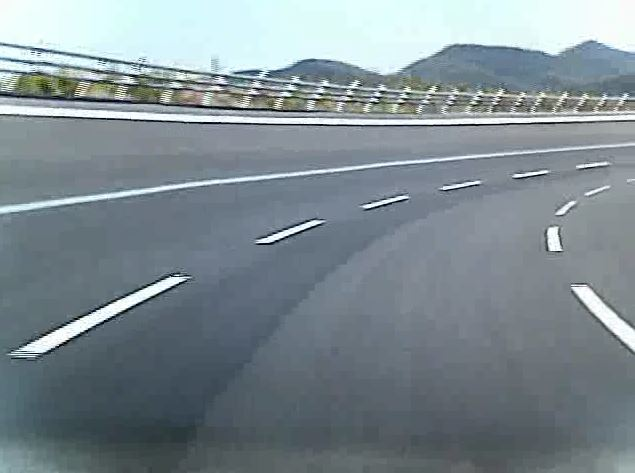
//> input picture 1.jpg, 635 x 473 px, given in place of curve.AVI, which was not available
$ ./curvedRoad   (built with g++ and OpenCV 4)
//> lines starting //> are read from the running program, lines starting //| are printed output that depends on the picture; after the words box and inside, x2 and y2 are one past the last pixel; in counts of white or black regions, pixels touching at a corner belong together; pictures that were not available may be replaced by others from this repository, and a replacement may not be noted
#include "opencv2/opencv.hpp"
#include <cmath>
#include "opencv/cv.hpp"
#include "opencv/highgui.h"
#include <iostream>
#include <algorithm>
#include <stdio.h>
#include <queue>

using namespace std;
using namespace cv;

int interest_y = 300;  // mono.avi = 168  // school = 270
int interest_x = 0;

void findandDrawContour(Mat& roi, char* windowName, int type);
Mat preprocess(Mat& frame);
void getMinMax(Mat& roi, double& min, double& max);

Mat preprocess(Mat& frame) {
	Mat contourCanny, matForContour;

	char contourWindow[20] = "Contour";

	int width = frame.cols; //width of ROI
	int height = frame.rows - interest_y; //height of ROI
	int subROIHeight = height / 16;  // Calculate the height of sub_ROIs

	matForContour = frame.clone();

	//VP standard
	circle(frame, Point(frame.cols / 2, frame.rows / 4), 5, Scalar(0, 0, 0), 3, LINE_AA);

	// Setting ROIs
	Point rec3_4_point(interest_x, interest_y + subROIHeight * 3);
	Rect rec3_4(rec3_4_point, Size(width, subROIHeight * 13));

	Mat grayFrame, afterInRange, afterCanny;
	double min, max;

	cvtColor(frame, grayFrame, COLOR_BGR2GRAY);
	GaussianBlur(grayFrame, grayFrame, Size(3, 3), 3);

	Mat roi(grayFrame, rec3_4);

	/***************** inragne ********************/
	getMinMax(roi, min, max);
	inRange(roi, min, max, afterInRange);
	Canny(afterInRange, afterCanny, 150, 250);

	dilate(afterCanny, afterCanny, Mat(), Point(-1, -1), 8);
	erode(afterCanny, afterCanny, Mat(), Point(-1, -1), 8);
	dilate(afterCanny, afterCanny, Mat(), Point(-1, -1), 8);
	erode(afterCanny, afterCanny, Mat(), Point(-1, -1), 8);

	imshow("afterInrangeAndCanny", afterCanny);

	/********************************************/
	/***************** Canny ********************/

	Canny(matForContour(rec3_4), contourCanny, 100, 200);

	dilate(contourCanny, contourCanny, Mat(), Point(-1, -1), 5);
	erode(contourCanny, contourCanny, Mat(), Point(-1, -1), 5);
	dilate(contourCanny, contourCanny, Mat(), Point(-1, -1), 5);
	erode(contourCanny, contourCanny, Mat(), Point(-1, -1), 5);

	imshow("afterCanny", contourCanny);
	/********************************************/

	// Mat andOperation = inrange + canny
	Mat andOperation = afterCanny & contourCanny;
	dilate(andOperation, andOperation, Mat(), Point(-1, -1), 4);
	erode(andOperation, andOperation, Mat(), Point(-1, -1), 4);
	dilate(andOperation, andOperation, Mat(), Point(-1, -1), 4);
	erode(andOperation, andOperation, Mat(), Point(-1, -1), 4);

	imshow("andOperation", andOperation);

	imshow("testThreeafterContour", andOperation);

	return andOperation;
}

// [56 lines left out: function findandDrawContour, not called in this run]

Point findLineAndVP(Mat& white, Mat& frame, float& prev_Rslope, float& prev_Lslope, Point intersectionPoint, int& leftKept, int& rightKept) {
	Mat canny;
	Canny(white, canny, 150, 300, 3);

	int halfWidth = canny.cols / 2;

	/*************** divide into left and right ROIs ***************/
	Point leftRectPoint(0, 0);
	Rect leftRect(leftRectPoint, Size(halfWidth, white.rows));
	Mat left(canny, leftRect);

	Point rightRectPoint(halfWidth, 0);
	Rect rightRect(rightRectPoint, Size(halfWidth, white.rows));
	Mat right(canny, rightRect);

	imshow("left", left);
	imshow("right", right);
	/************************************************************/

	Point rec_point(0, interest_y + ((frame.rows - interest_y) / 16) * 3);

	// declaration of x,y variables used in lines.
	float x1 = 0, x2 = 0, y1 = 0, y2 = 0;
	float x3 = 0, x4 = 0, y3 = 0, y4 = 0;
	float countright = 0, countleft = 0;
	float a1 = 0, a2 = 0, a3 = 0, a4 = 0;
	float b1 = 0, b2 = (float)frame.rows, b3 = 0, b4 = (float)frame.rows;
	float Rslope, Lslope, rb, lb;
	vector<Vec4i> leftL;
	vector<Vec4i> rightL;

	// 20, 10, 140
	HoughLinesP(left, leftL, 1, CV_PI / 180, 20, 10, 15);
	HoughLinesP(right, rightL, 1, CV_PI / 180, 20, 10, 15);

	/****************************************** LEFT ******************************************/
	float prev_leftb = intersectionPoint.y - prev_Lslope * intersectionPoint.x;
	vector<Vec4i> leftLCandidates;

	//////////////////////////////// Check parallel lines & distance //////////////////////////////
	for (size_t i = 0; i < leftL.size(); i++) {
		Vec4i LToCompare = leftL[i];
		float slopeToCompare = ((float)LToCompare[3] - (float)LToCompare[1]) / ((float)LToCompare[2] - (float)LToCompare[0]);

		// CHECKPOINT1: slope check
		if (slopeToCompare <= -0.3  && slopeToCompare >= -3) {
			for (size_t j = 0; j < leftL.size(); j++) {
				if (j > i) {
					Vec4i LToCompareWith = leftL[j];
					float slopeToCompareWith = (((float)LToCompareWith[3] - (float)LToCompareWith[1]) / ((float)LToCompareWith[2] - (float)LToCompareWith[0]));
					float candidateSlopeDiff = abs(slopeToCompare - slopeToCompareWith);

					// CHECKPOINT2: slope difference between two candidates
					if (candidateSlopeDiff < 0.01) {
						float interceptDiff = abs(((LToCompare[1] + rec_point.y) - slopeToCompare * LToCompare[0]) - ((LToCompareWith[1] + rec_point.y) - slopeToCompareWith * LToCompareWith[0]));

						// CHECKPOINT3: intercept difference between two candidates
						if (interceptDiff < 8) {
							leftLCandidates.push_back(LToCompare);
							leftLCandidates.push_back(LToCompareWith);
						}
					}
				}
			}
		}
	}


	//////////////////////////////////// choosing among candidates ////////////////////////////////////
	int leftMax = 0;

	if (leftLCandidates.size() == 0 && prev_Lslope != 0) {
		Lslope = prev_Lslope;
		lb = intersectionPoint.y - Lslope * intersectionPoint.x;
		leftKept++;
	}
	else if (leftKept > 3) {
		//	choosing one lane from the candidates
		for (size_t i = 0; i < leftLCandidates.size(); i++) {
			Vec4i l = leftLCandidates[i];
			if (l[2] > leftMax) {
				leftMax = l[2];
				x3 = (float)l[0];
				y3 = (float)l[1] + rec_point.y;
				x4 = (float)l[2];
				y4 = (float)l[3] + rec_point.y;
			}
		}
		leftKept = 0;
		Lslope = (y4 - y3) / (x4 - x3);
		lb = (y3)-Lslope * (x3);
		prev_Lslope = Lslope;
	}
	else { // there exists candidates and prev_slope was not kept for 5 times
		for (size_t i = 0; i < leftLCandidates.size(); i++) {
			Vec4i l = leftLCandidates[i];
			float slopeCandidate = (((float)l[3] - (float)l[1]) / ((float)l[2] - (float)l[0]));
			float bCandidate = (l[1] + rec_point.y) - slopeCandidate * l[0];
			// intercept compare
			float slopeDiff = abs(slopeCandidate - prev_Lslope);
			float bDiff = abs(bCandidate - prev_leftb);

			if (prev_Lslope == 0 || (slopeDiff < 0.3 && bDiff < 65)) {
				if (l[2] > leftMax) {
					leftMax = l[2];
					x3 = (float)l[0];
					y3 = (float)l[1] + rec_point.y;
					x4 = (float)l[2];
					y4 = (float)l[3] + rec_point.y;
				}
			}
		}
		if (leftMax == 0 && prev_Lslope != 0) {
			Lslope = prev_Lslope;
			lb = intersectionPoint.y - Lslope * intersectionPoint.x;
			leftKept++;
		}
		else {
			Lslope = (y4 - y3) / (x4 - x3);
			lb = (y3)-Lslope * (x3);
			prev_Lslope = Lslope;
		}
	}

	/****************************************** RIGHT ******************************************/
	float prev_rightb = intersectionPoint.y - prev_Rslope * intersectionPoint.x;
	vector<Vec4i> rightLCandidates;

	//////////////////////////////// Check parallel lines & distance //////////////////////////////
	for (size_t i = 0; i < rightL.size(); i++) {
		Vec4i LToCompare = rightL[i];
		float slopeToCompare = ((float)LToCompare[3] - (float)LToCompare[1]) / ((float)LToCompare[2] - (float)LToCompare[0]);

		// CHECKPOINT1: slope check
		if (slopeToCompare >= 0.3 && slopeToCompare <= 3) {
			for (size_t j = 0; j < rightL.size(); j++) {
				if (j > i) {
					Vec4i LToCompareWith = rightL[j];
					float slopeToCompareWith = (((float)LToCompareWith[3] - (float)LToCompareWith[1]) / ((float)LToCompareWith[2] - (float)LToCompareWith[0]));
					float candidateSlopeDiff = abs(slopeToCompare - slopeToCompareWith);
					// CHECKPOINT2: slope difference between two candidates
					// checking if there is a prallel line
					if (candidateSlopeDiff  < 0.01) {
						float interceptToCompare = (LToCompare[1] + rec_point.y) - slopeToCompare * LToCompare[0];
						float interceptToCompareWith = (LToCompareWith[1] + rec_point.y) - slopeToCompareWith * LToCompareWith[0];
						float interceptDiff = abs(interceptToCompare - interceptToCompareWith);

						// CHECKPOINT3: intercept difference between two candidates
						if (interceptDiff < 4) {
							rightLCandidates.push_back(LToCompare);
							rightLCandidates.push_back(LToCompareWith);
						}
					}
				}
			}
		}
	}

	//////////////////////////////////// choosing among candidates ////////////////////////////////////
	int rightMax = 0;
	if (rightLCandidates.size() == 0 && prev_Rslope != 0) {
		Rslope = prev_Rslope;
		rb = intersectionPoint.y - Rslope * intersectionPoint.x;
		rightKept++;
	}
	else if (rightKept >  3) {
		for (size_t i = 0; i < rightLCandidates.size(); i++) {
			Vec4i l = rightLCandidates[i];
			if (l[2] > rightMax) {
				rightMax = l[2];
				x1 = (float)l[0] + halfWidth;
				y1 = (float)l[1] + rec_point.y;
				x2 = (float)l[2] + halfWidth;
				y2 = (float)l[3] + rec_point.y;
			}
		}
		rightKept = 0;
		Rslope = (y2 - y1) / (x2 - x1);
		rb = (y1)-Rslope * (x1);
		prev_Rslope = Rslope;
	}
	else {
		for (size_t i = 0; i < rightLCandidates.size(); i++) {
			Vec4i l = rightLCandidates[i];
			float slopeCandidate = (((float)l[3] - (float)l[1]) / ((float)l[2] - (float)l[0]));
			float bCandidate = (l[1] + rec_point.y) - slopeCandidate * (l[0] + halfWidth);

			// intercept compare
			float slopeDiff = abs(slopeCandidate - prev_Rslope);
			float bDiff = abs(bCandidate - prev_rightb);

			if (prev_Rslope == 0 || (slopeDiff < 0.3 && bDiff < 75)) {
				if (l[2] > rightMax) {
					rightMax = l[2];
					x1 = (float)l[0] + halfWidth;
					y1 = (float)l[1] + rec_point.y;
					x2 = (float)l[2] + halfWidth;
					y2 = (float)l[3] + rec_point.y;
				}
			}
		}
		if (rightMax == 0 && prev_Rslope != 0) {
			Rslope = prev_Rslope;
			rb = intersectionPoint.y - prev_Rslope * intersectionPoint.x;
			rightKept++;
		}
		else {
			Rslope = (y2 - y1) / (x2 - x1);
			rb = (y1)-Rslope * (x1);
			prev_Rslope = Rslope;
		}
	}

	/******************		INTERSECTION_POINT		****************************/
	a1 = (0 - rb) / Rslope;
	a2 = (frame.rows - rb) / Rslope;
	a3 = ((0 - lb) / Lslope);
	a4 = ((frame.rows - lb) / Lslope);

	float dataA[] = { (b2 - b1) / (a2 - a1), -1, (b4 - b3) / (a4 - a3), -1 };
	Mat A(2, 2, CV_32F, dataA);
	Mat invA;
	invert(A, invA);

	float dataB[] = { a1*(b2 - b1) / (a2 - a1) - b1, a3*(b4 - b3) / (a4 - a3) - b3 };
	Mat B(2, 1, CV_32F, dataB);
	//vanishing point.
	Mat X = invA*B;

	// left and right lanes + intersection point
	line(frame, Point((int)X.at<float>(0, 0), (int)X.at<float>(1, 0)), Point((int)a2, frame.rows), Scalar(255, 0, 155), 2); // right
	line(frame, Point((int)X.at<float>(0, 0), (int)X.at<float>(1, 0)), Point((int)a4, frame.rows), Scalar(255, 0, 155), 2); // left
	circle(frame, Point((int)X.at<float>(0, 0), (int)X.at<float>(1, 0)), 5, Scalar(255, 200, 20), 3, LINE_AA);

	return Point((int)X.at<float>(0, 0), (int)X.at<float>(1, 0));
}

void getMinMax(Mat& roi, double& min, double& max) {
	double meanVal = 0, stdDevVal = 0, maxPixelVal;
	Point maxPoint;
	Scalar mean, stdDev;

	// find min and max value and point
	minMaxLoc(roi, 0, &maxPixelVal, 0, &maxPoint);

	// Calculate mean and stdDev of ROI
	meanStdDev(roi, mean, stdDev);
	meanVal = mean.val[0];
	stdDevVal = stdDev.val[0];

	// calculate min value of inRange
	min = meanVal + 2 * stdDevVal;

	// max value = mean + stdDev
	max = meanVal + 4 * stdDevVal; // maxPixelVal;
}

int main() {
	char title[100] = "curve.AVI";
	VideoCapture capture(title);

	Mat frame, afterPreprocess;

	int key, frameNum = 1, frame_rate = 30, leftKept = 0, rightKept = 0;
	float prev_Rslope = 0, prev_Lslope = 0;
	Point prev_intersectionPoint(0, 0);


	// videoRead
	while (1) {
		if (!capture.read(frame))
			break;
//> frame is the input picture: 473 rows x 635 cols, CV_8UC3; mean B, G, R 146.1, 139.7, 126.8

		prev_intersectionPoint = findLineAndVP(preprocess(frame), frame, prev_Rslope, prev_Lslope, prev_intersectionPoint, leftKept, rightKept);
//> in preprocess, `circle(frame, Point(frame.cols / 2, frame.rows / 4), 5, Scalar(0, 0, 0..`:
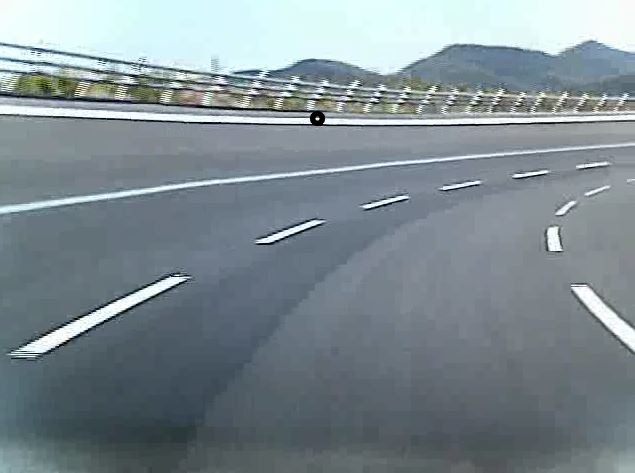
//> frame: 473 rows x 635 cols, CV_8UC3; 0.07% of pixels changed, all inside (x1, y1, x2, y2) = (309, 110, 326, 127)
//> in preprocess, `cvtColor(frame, grayFrame, COLOR_BGR2GRAY);`:
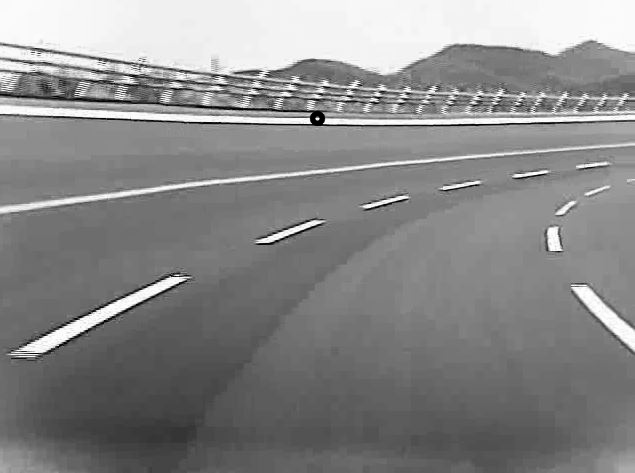
//> grayFrame: 473 rows x 635 cols, CV_8UC1; min 0, max 255, mean 136.4
//> in preprocess, `Mat roi(grayFrame, rec3_4);`:
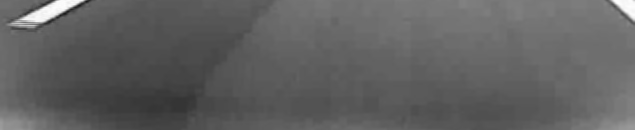
//> roi: 130 rows x 635 cols, CV_8UC1; min 27, max 253, mean 96.2
//> in getMinMax, `minMaxLoc(roi, 0, &maxPixelVal, 0, &maxPoint);`: maxPixelVal = 253; maxPoint = Point(616, 0)
//> in getMinMax, `meanStdDev(roi, mean, stdDev);`: mean = Scalar(96.17); stdDev = Scalar(22.05)
//> in getMinMax, `meanVal = mean.val[0];`: meanVal = 96.17
//> in getMinMax, `stdDevVal = stdDev.val[0];`: stdDevVal = 22.05
//> in getMinMax, `min = meanVal + 2 * stdDevVal;`: min = 140.3
//> in getMinMax, `max = meanVal + 4 * stdDevVal;`: max = 184.4
//> in preprocess, `getMinMax(roi, min, max);`: min = 140.3; max = 184.4
//> in preprocess, `inRange(roi, min, max, afterInRange);`:
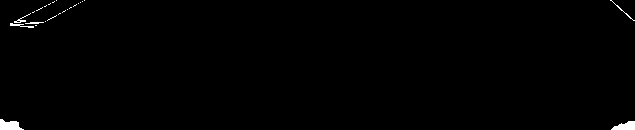
//> afterInRange: 130 rows x 635 cols, CV_8UC1; 0.64% white; 24 white regions (18 under 20 px), largest, box (x1, y1, x2, y2) and area: (0, 119, 24, 130) 180, (611, 121, 635, 130) 149, (10, 23, 34, 28) 47, (14, 13, 31, 23) 38, (610, 0, 635, 21) 35, (25, 22, 44, 24) 28
//> in preprocess, `Canny(afterInRange, afterCanny, 150, 250);`: afterCanny: 130 rows x 635 cols, CV_8UC1; 0.35% white in thin lines or dots
//> in preprocess, `erode(afterCanny, afterCanny, Mat(), Point(-1, -1), 8);`: afterCanny: 130 rows x 635 cols, CV_8UC1; 1.8% white; 4 white regions, box (x1, y1, x2, y2) and area: (9, 0, 86, 28) 970, (0, 118, 24, 130) 204, (611, 120, 635, 130) 168, (610, 0, 635, 22) 164
//> in preprocess, `Canny(matForContour(rec3_4), contourCanny, 100, 200);`: contourCanny: 130 rows x 635 cols, CV_8UC1; 0.55% white in thin lines or dots, all inside (x1, y1, x2, y2) = (5, 0, 635, 32)
//> in preprocess, `erode(contourCanny, contourCanny, Mat(), Point(-1, -1), 5);`: contourCanny: 130 rows x 635 cols, CV_8UC1; 1.6% white; 3 white regions (1 under 20 px), largest, box (x1, y1, x2, y2) and area: (0, 0, 93, 32) 1144, (605, 0, 635, 26) 211
//> in preprocess, `Mat andOperation = afterCanny & contourCanny;`: andOperation: 130 rows x 635 cols, CV_8UC1; 1.1% white; 2 white regions, box (x1, y1, x2, y2) and area: (9, 0, 86, 28) 776, (610, 0, 635, 22) 107
//> in preprocess, `dilate(andOperation, andOperation, Mat(), Point(-1, -1), 4);`:
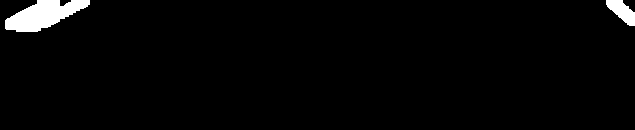
//> andOperation: 130 rows x 635 cols, CV_8UC1; 2.4% white; 2 white regions, box (x1, y1, x2, y2) and area: (5, 0, 90, 32) 1592, (606, 0, 635, 26) 423
//> in findLineAndVP, `Canny(white, canny, 150, 300, 3);`: canny: 130 rows x 635 cols, CV_8UC1; 0.24% white in thin lines or dots, all inside (x1, y1, x2, y2) = (9, 0, 635, 28)
//> in findLineAndVP, `Mat left(canny, leftRect);`: left: 130 rows x 317 cols, CV_8UC1; 0.36% white in thin lines or dots, all inside (x1, y1, x2, y2) = (9, 0, 86, 28)
//> in findLineAndVP, `Mat right(canny, rightRect);`:
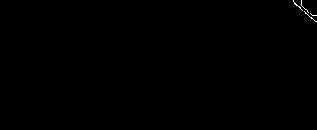
//> right: 130 rows x 317 cols, CV_8UC1; 0.13% white in thin lines or dots, all inside (x1, y1, x2, y2) = (293, 0, 317, 22)
//> in findLineAndVP, `HoughLinesP(left, leftL, 1, CV_PI / 180, 20, 10, 15);`: leftL = 3 lines (x1, y1, x2, y2): [9, 23, 40, 7], [32, 27, 85, 0], [43, 23, 83, 2]
//> in findLineAndVP, `HoughLinesP(right, rightL, 1, CV_PI / 180, 20, 10, 15);`: rightL = 1 line (x1, y1, x2, y2): [294, 3, 315, 21]
//> the loop in findLineAndVP, `for (size_t i = 0; i < leftL.size(); i++)` made 3 passes
//> (LToCompare, slopeToCompare) on passes 1 to 3: ([9, 23, 40, 7], -0.516), ([32, 27, 85, 0], -0.509), ([43, 23, 83, 2], -0.525)
//> after the loop in findLineAndVP, `for (size_t i = 0; i < leftLCandidates.size(); i++)`: leftMax = 0
//> in findLineAndVP, `Lslope = (y4 - y3) / (x4 - x3);`: Lslope = nan
//> the loop in findLineAndVP, `for (size_t i = 0; i < rightL.size(); i++)` made 1 pass
//> (LToCompare, slopeToCompare) on pass 1: ([294, 3, 315, 21], 0.857)
//> after the loop in findLineAndVP, `for (size_t i = 0; i < rightLCandidates.size(); i++)`: rightMax = 0
//> in findLineAndVP, `Rslope = (y2 - y1) / (x2 - x1);`: Rslope = nan
//> in findLineAndVP, `float dataA[] = { (b2 - b1) / (a2 - a1), -1, (b4 - b3) / (a4 - a3), -1..`: dataA = [nan, -1, nan, -1]
//> in findLineAndVP, `Mat A(2, 2, CV_32F, dataA);`: A = [[nan, -1], [nan, -1]]
//> in findLineAndVP, `invert(A, invA);`: invA = [[nan, nan], [nan, nan]]
//> in findLineAndVP, `float dataB[] = { a1*(b2 - b1) / (a2 - a1) - b1, a3*(b4 - b3) / (a4 - ..`: dataB = [nan, nan]
//> prev_intersectionPoint = Point(-2147483648, -2147483648); prev_Rslope = nan; prev_Lslope = nan

		char textfps[255];
		sprintf(textfps, "FPS: %d", (int)capture.get(CV_CAP_PROP_FPS));
		putText(frame, textfps, Point(10, 20), FONT_HERSHEY_COMPLEX_SMALL, 1, 255, 1);
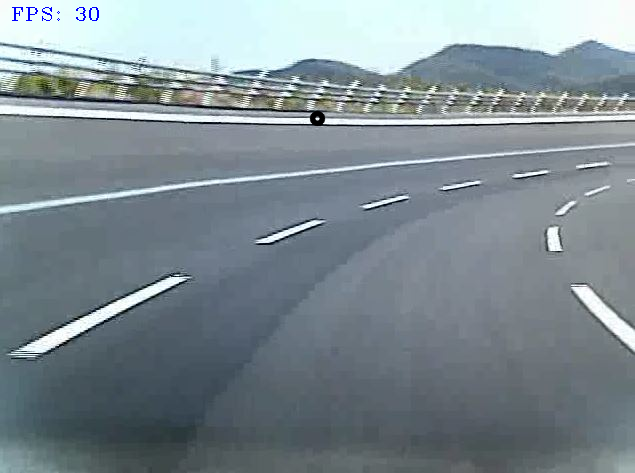
//> frame: 473 rows x 635 cols, CV_8UC3; 0.09% of pixels changed, all inside (x1, y1, x2, y2) = (12, 7, 99, 21)
		imshow("frame", frame);

		key = waitKey(frame_rate);
//> the Esc key is pressed
		if (key == 32) {
			if (frame_rate == 30)
				frame_rate = 0;
			else
				frame_rate = 30;
		}
		else if (key == ']') {
			capture.set(CV_CAP_PROP_POS_FRAMES, frameNum + 90);
			frameNum += 90;
			prev_Rslope = 0, prev_Lslope = 0;
			leftKept = 0, rightKept = 0;
		}
		else if (key == '[') {
			capture.set(CV_CAP_PROP_POS_FRAMES, frameNum - 90);
			frameNum -= 90;
			prev_Rslope = 0, prev_Lslope = 0;
			leftKept = 0, rightKept = 0;
		}
		else if (key == 'd') {
			capture.set(CV_CAP_PROP_POS_FRAMES, frameNum + 30);
			frameNum += 30;
			prev_Rslope = 0, prev_Lslope = 0;
			leftKept = 0, rightKept = 0;
		}
		else if (key == 'a') {
			capture.set(CV_CAP_PROP_POS_FRAMES, frameNum - 30);
			frameNum -= 30;
			prev_Rslope = 0, prev_Lslope = 0;
			leftKept = 0, rightKept = 0;
		}
		else if (key == 27) {
			break;
		}
		frameNum++;
	}
	return 0;
}

$ run again, on 3.JPG
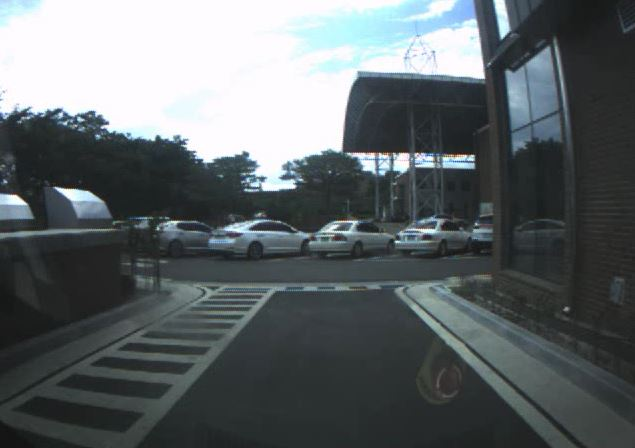
//> input picture 3.JPG, 635 x 448 px, given in place of curve.AVI, which was not available
//> frame is the input picture: 448 rows x 635 cols, CV_8UC3; mean B, G, R 103.9, 101.6, 94.7
//> maxPixelVal = 162; maxPoint = Point(435, 0)
//> mean = Scalar(56.59); stdDev = Scalar(20.61)
//> meanVal = 56.59
//> stdDevVal = 20.61
//> in getMinMax, `min = meanVal + 2 * stdDevVal;`: min = 97.81
//> in getMinMax, `max = meanVal + 4 * stdDevVal;`: max = 139
//> in preprocess, `getMinMax(roi, min, max);`: min = 97.81; max = 139
//> in preprocess, `inRange(roi, min, max, afterInRange);`:
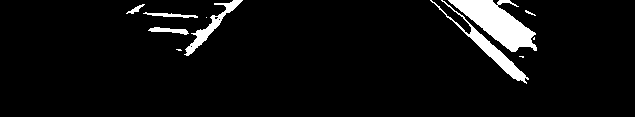
//> afterInRange: 117 rows x 635 cols, CV_8UC1; 5.5% white; 11 white regions (4 under 20 px), largest, box (x1, y1, x2, y2) and area: (448, 0, 537, 52) 2128, (430, 0, 529, 84) 943, (184, 0, 243, 56) 610
//> canny: 117 rows x 635 cols, CV_8UC1; 0.76% white in thin lines or dots, all inside (x1, y1, x2, y2) = (126, 0, 529, 81)
//> left: 117 rows x 317 cols, CV_8UC1; 0.7% white in thin lines or dots, all inside (x1, y1, x2, y2) = (126, 0, 243, 42)
//> right: 117 rows x 317 cols, CV_8UC1; 0.82% white in thin lines or dots, all inside (x1, y1, x2, y2) = (113, 0, 212, 81)
//> leftL = 4 lines (x1, y1, x2, y2): [126, 13, 211, 19], [147, 24, 215, 29], [205, 39, 220, 24], [148, 25, 178, 27]
//> rightL = 2 lines (x1, y1, x2, y2): [113, 0, 194, 78], [138, 6, 206, 63]
//> the loop in findLineAndVP, `for (size_t i = 0; i < leftL.size(); i++)` made 4 passes
//> (LToCompare, slopeToCompare) on passes 1 to 4: ([126, 13, 211, 19], 0.0706), ([147, 24, 215, 29], 0.0735), ([205, 39, 220, 24], -1), ([148, 25, 178, 27], 0.0667)
//> after the loop in findLineAndVP, `for (size_t i = 0; i < leftLCandidates.size(); i++)`: leftMax = 0
//> Lslope = nan
//> the loop in findLineAndVP, `for (size_t i = 0; i < rightL.size(); i++)` made 2 passes
//> (LToCompare, slopeToCompare) on passes 1 to 2: ([113, 0, 194, 78], 0.963), ([138, 6, 206, 63], 0.838)
//> after the loop in findLineAndVP, `for (size_t i = 0; i < rightLCandidates.size(); i++)`: rightMax = 0
//> Rslope = nan
//> dataA = [nan, -1, nan, -1]
//> A = [[nan, -1], [nan, -1]]
//> invA = [[nan, nan], [nan, nan]]
//> dataB = [nan, nan]
//> `prev_intersectionPoint = findLineAndVP(preprocess(frame), frame, prev_..`: prev_intersectionPoint = Point(-2147483648, -2147483648); prev_Rslope = nan
//> `putText(frame, textfps, Point(10, 20), FONT_HERSHEY_COMPLEX_SMALL, 1, ..`:
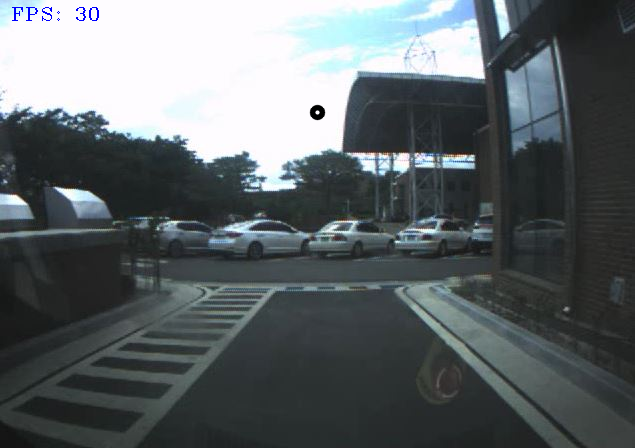
//> frame: 448 rows x 635 cols, CV_8UC3; mean B, G, R 103.7, 101.2, 94.3
